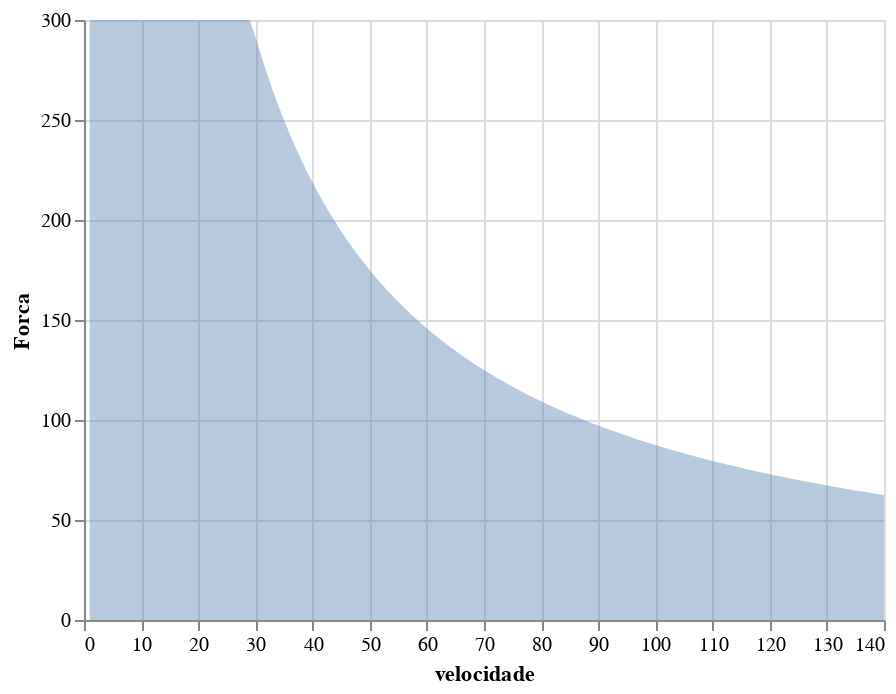

The notebook cell this image was saved under:
### Code cell
alt.Chart(source).mark_area(opacity=.4).encode(
    x='velocidade',
    y='Forca',
    tooltip=['velocidade','Forca']
    ).interactive()

### Figure 1 — Vega-Lite specification as saved in the notebook (floating-point values rounded to 4 significant figures; data arrays with more than 128 entries replaced by an {"elided": "..."} marker saying what was removed)
{"$schema": "https://vega.github.io/schema/vega-lite/v2.6.0.json", "config": {"view": {"height": 300, "width": 400}}, "data": {"name": "data-6b7886cc11e1ecec9c1c96cd1dcfdd54"}, "datasets": {"data-6b7886cc11e1ecec9c1c96cd1dcfdd54": {"elided": "140 records"}}, "encoding": {"tooltip": [{"field": "velocidade", "type": "quantitative"}, {"field": "Forca", "type": "quantitative"}], "x": {"field": "velocidade", "type": "quantitative"}, "y": {"field": "Forca", "type": "quantitative"}}, "mark": {"opacity": 0.4, "type": "area"}, "selection": {"selector002": {"bind": "scales", "encodings": ["x", "y"], "mark": {"fill": "#333", "fillOpacity": 0.125, "stroke": "white"}, "on": "[mousedown, window:mouseup] > window:mousemove!", "resolve": "global", "translate": "[mousedown, window:mouseup] > window:mousemove!", "type": "interval", "zoom": "wheel!"}}}
